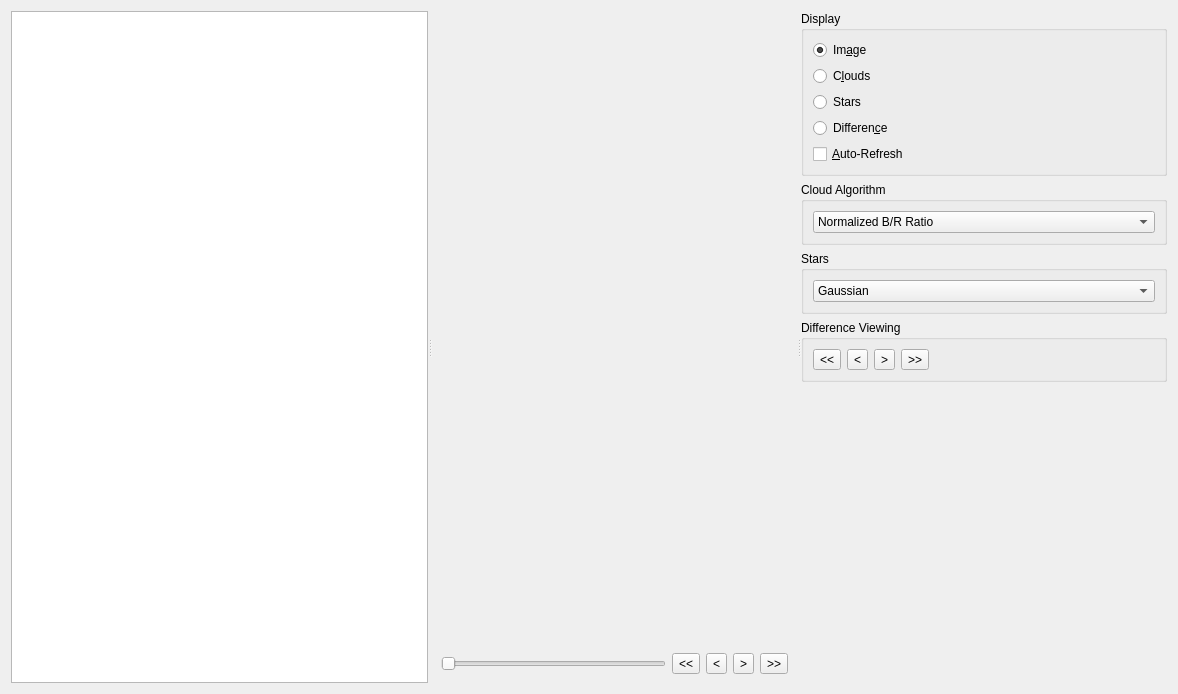
<?xml version="1.0" encoding="UTF-8"?>
<ui version="4.0">
 <class>ImageWidget</class>
 <widget class="QWidget" name="ImageWidget">
  <property name="geometry">
   <rect>
    <x>0</x>
    <y>0</y>
    <width>1178</width>
    <height>694</height>
   </rect>
  </property>
  <property name="windowTitle">
   <string>Image Viewer</string>
  </property>
  <layout class="QHBoxLayout" name="horizontalLayout">
   <item>
    <widget class="QSplitter" name="splitter">
     <property name="orientation">
      <enum>Qt::Horizontal</enum>
     </property>
     <widget class="QTreeView" name="folderView">
      <property name="sizePolicy">
       <sizepolicy hsizetype="Minimum" vsizetype="Expanding">
        <horstretch>0</horstretch>
        <verstretch>0</verstretch>
       </sizepolicy>
      </property>
     </widget>
     <widget class="QWidget" name="centerWidget" native="true">
      <property name="sizePolicy">
       <sizepolicy hsizetype="Expanding" vsizetype="Preferred">
        <horstretch>0</horstretch>
        <verstretch>0</verstretch>
       </sizepolicy>
      </property>
      <layout class="QVBoxLayout" name="verticalLayout">
       <item>
        <widget class="QLabel" name="imageView">
         <property name="sizePolicy">
          <sizepolicy hsizetype="Expanding" vsizetype="Expanding">
           <horstretch>0</horstretch>
           <verstretch>0</verstretch>
          </sizepolicy>
         </property>
         <property name="text">
          <string/>
         </property>
         <property name="alignment">
          <set>Qt::AlignCenter</set>
         </property>
        </widget>
       </item>
       <item>
        <widget class="QWidget" name="bottomWidget" native="true">
         <layout class="QHBoxLayout" name="horizontalLayout_2">
          <item>
           <widget class="QSlider" name="imageSelector">
            <property name="orientation">
             <enum>Qt::Horizontal</enum>
            </property>
           </widget>
          </item>
          <item>
           <widget class="QToolButton" name="firstButton">
            <property name="text">
             <string>&lt;&lt;</string>
            </property>
           </widget>
          </item>
          <item>
           <widget class="QToolButton" name="previousButton">
            <property name="text">
             <string>&lt;</string>
            </property>
           </widget>
          </item>
          <item>
           <widget class="QToolButton" name="nextButton">
            <property name="text">
             <string>&gt;</string>
            </property>
           </widget>
          </item>
          <item>
           <widget class="QToolButton" name="lastButton">
            <property name="text">
             <string>&gt;&gt;</string>
            </property>
           </widget>
          </item>
         </layout>
        </widget>
       </item>
      </layout>
     </widget>
     <widget class="QWidget" name="widget" native="true">
      <property name="sizePolicy">
       <sizepolicy hsizetype="Fixed" vsizetype="Preferred">
        <horstretch>0</horstretch>
        <verstretch>0</verstretch>
       </sizepolicy>
      </property>
      <layout class="QVBoxLayout" name="verticalLayout_2">
       <item>
        <widget class="QGroupBox" name="gbDisplay">
         <property name="title">
          <string>Display</string>
         </property>
         <layout class="QVBoxLayout" name="verticalLayout_3">
          <item>
           <widget class="QRadioButton" name="rbImage">
            <property name="text">
             <string>Im&amp;age</string>
            </property>
            <property name="checked">
             <bool>true</bool>
            </property>
           </widget>
          </item>
          <item>
           <widget class="QRadioButton" name="rbClouds">
            <property name="text">
             <string>C&amp;louds</string>
            </property>
            <property name="checked">
             <bool>false</bool>
            </property>
           </widget>
          </item>
          <item>
           <widget class="QRadioButton" name="rbStars">
            <property name="text">
             <string>Stars</string>
            </property>
           </widget>
          </item>
          <item>
           <widget class="QRadioButton" name="rbDifference">
            <property name="text">
             <string>Differen&amp;ce</string>
            </property>
           </widget>
          </item>
          <item>
           <widget class="QCheckBox" name="cbRefresh">
            <property name="text">
             <string>&amp;Auto-Refresh</string>
            </property>
           </widget>
          </item>
         </layout>
        </widget>
       </item>
       <item>
        <widget class="QGroupBox" name="gbCloud">
         <property name="title">
          <string>Cloud Algorithm</string>
         </property>
         <layout class="QVBoxLayout" name="verticalLayout_5">
          <item>
           <widget class="QComboBox" name="cbAlgorithm">
            <item>
             <property name="text">
              <string>Normalized B/R Ratio</string>
             </property>
            </item>
            <item>
             <property name="text">
              <string>R/B Ratio</string>
             </property>
            </item>
            <item>
             <property name="text">
              <string>B/R Ratio</string>
             </property>
            </item>
            <item>
             <property name="text">
              <string>R-B Difference</string>
             </property>
            </item>
            <item>
             <property name="text">
              <string>R-B Adaptive Threshold</string>
             </property>
            </item>
            <item>
             <property name="text">
              <string>Multicolor Criterion</string>
             </property>
            </item>
            <item>
             <property name="text">
              <string>Background Subtraction</string>
             </property>
            </item>
            <item>
             <property name="text">
              <string>Super Pixel Segmentation</string>
             </property>
            </item>
           </widget>
          </item>
         </layout>
        </widget>
       </item>
       <item>
        <widget class="QGroupBox" name="gbStars">
         <property name="title">
          <string>Stars</string>
         </property>
         <layout class="QVBoxLayout" name="verticalLayout_4">
          <item>
           <widget class="QComboBox" name="cbStars">
            <item>
             <property name="text">
              <string>Gaussian</string>
             </property>
            </item>
            <item>
             <property name="text">
              <string>FAST</string>
             </property>
            </item>
            <item>
             <property name="text">
              <string>GFTT</string>
             </property>
            </item>
            <item>
             <property name="text">
              <string>SURF</string>
             </property>
            </item>
            <item>
             <property name="text">
              <string>LoG</string>
             </property>
            </item>
           </widget>
          </item>
         </layout>
        </widget>
       </item>
       <item>
        <widget class="QGroupBox" name="gbDifference">
         <property name="title">
          <string>Difference Viewing</string>
         </property>
         <layout class="QHBoxLayout" name="horizontalLayout_3">
          <item>
           <widget class="QToolButton" name="diffPreviousInteresting">
            <property name="text">
             <string>&lt;&lt;</string>
            </property>
           </widget>
          </item>
          <item>
           <widget class="QToolButton" name="diffPrevious">
            <property name="text">
             <string>&lt;</string>
            </property>
           </widget>
          </item>
          <item>
           <widget class="QToolButton" name="diffNext">
            <property name="text">
             <string>&gt;</string>
            </property>
           </widget>
          </item>
          <item>
           <widget class="QToolButton" name="diffNextInteresting">
            <property name="text">
             <string>&gt;&gt;</string>
            </property>
           </widget>
          </item>
          <item>
           <spacer name="horizontalSpacer">
            <property name="orientation">
             <enum>Qt::Horizontal</enum>
            </property>
            <property name="sizeHint" stdset="0">
             <size>
              <width>40</width>
              <height>20</height>
             </size>
            </property>
           </spacer>
          </item>
         </layout>
        </widget>
       </item>
       <item>
        <spacer name="verticalSpacer">
         <property name="orientation">
          <enum>Qt::Vertical</enum>
         </property>
         <property name="sizeHint" stdset="0">
          <size>
           <width>225</width>
           <height>0</height>
          </size>
         </property>
        </spacer>
       </item>
      </layout>
     </widget>
    </widget>
   </item>
  </layout>
 </widget>
 <resources/>
 <connections/>
</ui>
